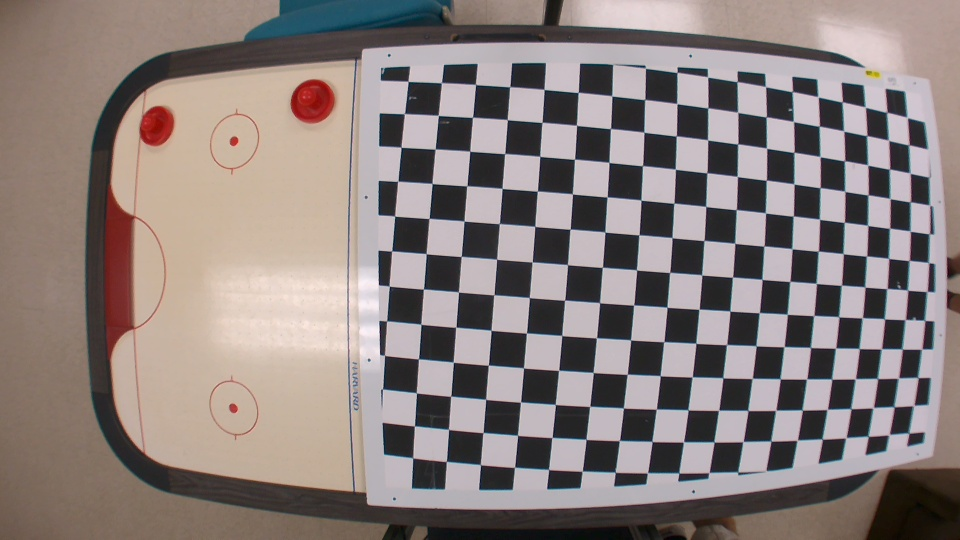
#> input picture 3.5frame1.jpg, 960 x 540 px, given in place of x-raw, format=(string)BGR ! appsink, which was not available
$ python rtp_undist_stream.py   (older library calls are emulated)
#> lines starting #> are read from the running program, lines starting #| are printed output that depends on the picture
import sys
import cv2
import argparse
import threading
import time
import os
import numpy as np
import imutils
from collections import deque

verbose = True

# Define the input stream for gstreamer
def gstreamer_in(width=1920, height=1080, fps=60):
    pipeinParams = \
        f"nvarguscamerasrc ! " \
        f"video/x-raw(memory:NVMM), width={width}, height={height}, format=(string)NV12, framerate={fps}/1 ! " \
        f"nvvidconv flip-method=0 ! "\
        f"video/x-raw, width=1920, height=1080, format=(string)BGRx ! " \
        f"videoconvert ! " \
        f"video/x-raw, format=(string)BGR ! " \
        f"appsink"
    return (pipeinParams)

# Define the output stream for gstreamer
def gstreamer_out(host, port):
    pipeoutParams = \
        f"appsrc ! " \
        f"video/x-raw, format=BGR ! " \
        f"queue ! " \
        f"videoconvert ! " \
        f"video/x-raw,format=BGRx ! " \
        f"nvvidconv ! " \
        f"nvv4l2h264enc ! " \
        f"h264parse ! " \
        f"rtph264pay pt=96 config-interval=1 ! " \
        f"udpsink host={host} port={port}"
    return (pipeoutParams)

def parse_args():
    global inputhost, inputport, directory, buffer
    global pts
    global hueL, hueU, satL, satU, valL, valU

    # greenLower = (65, 39, 46)
    # greenUpper = (85, 256, 226)

    parser = argparse.ArgumentParser(description='Run GStreamer RTP stream')
    parser.add_argument('-i', '--host', default="0.0.0.0", help="Host's port\n(Default: 0.0.0.0)")
    parser.add_argument('-p', '--port', default="5004", help="Host's port\n(Default: 5004)")
    parser.add_argument('-d', '--directory', default="./Images", help="Directory to save images\n(Default: ./Images)")
    parser.add_argument("-b", "--buffer", type=int, default=64, help="Max buffer size\n(Default: 64)")
    parser.add_argument("-hl", "--hueL", type=int, default=65, help="Hue lower bound\n(Default: 65)")
    parser.add_argument("-hu", "--hueU", type=int, default=85, help="Hue upper bound\n(Default: 85)")
    parser.add_argument("-sl", "--satL", type=int, default=39, help="Saturation lower bound\n(Default: 39)")
    parser.add_argument("-su", "--satU", type=int, default=256, help="Saturation upper bound\n(Default: 256)")
    parser.add_argument("-vl", "--valL", type=int, default=46, help="Value lower bound\n(Default: 46)")
    parser.add_argument("-vu", "--valU", type=int, default=226, help="Value upper bound\n(Default: 226)")
    args = parser.parse_args()
    inputhost = args.host
    inputport = args.port
    directory = args.directory
    buffer = args.buffer
    pts = deque(maxlen=buffer)
    hueL, hueU, satL, satU, valL, valU = args.hueL, args.hueU, args.satL, args.satU, args.valL, args.valU

    print(f'Host: {inputhost}\nPort: {inputport}')

# [20 lines left out: functions capture_img, getDistortLUT, not called in this run]

# Function to create a look up table for distortion correction
def genDistortLUT(height, width):
    intrinsic = np.array([[1199.17733051303,    0.00000000000, 985.626449326511],
                          [   0.00000000000, 1199.46005470673, 508.709722436638],
                          [   0.00000000000,    0.00000000000,   1.000000000000]])
    distortion = np.array([-0.337537993348494, 0.111347442559380, 0.0, 0.0, 0.0])

    height = int(height)
    width = int(width)

    # Generate new camera matrix from parameters
    newcameramatrix, roi = cv2.getOptimalNewCameraMatrix(intrinsic, distortion, (width, height), 0)

    # Generate look-up tables for remapping the camera image
    mapx, mapy = cv2.initUndistortRectifyMap(intrinsic, distortion, None, newcameramatrix, (width, height), cv2.CV_16SC2)
    # cv2.convertMaps(mapx, mapy, cv2.CV_32FC1)

    print(roi)

    return (mapx, mapy)

# Function to undistort the image using the look up table
def undistort_img(image, lutmapx, lutmapy):
    undist = cv2.remap(image, lutmapx, lutmapy, cv2.INTER_LINEAR)
    return undist

# Filter the image based on the hue, saturation, and value
# [57 lines left out: functions color_track, edge_detect, not called in this run]

def background_subtract(image):
    background_sub = cv2.createBackgroundSubtractorMOG2()
    removed_bg = background_sub.apply(image)
    return removed_bg

def read_cam():
    global img, stop_thread

    # First iteration of the while loop = true
    firstloop = True

    # Stop any running threads = false
    stop_thread = False

    # Read Gstreamer pipeline into OpenCV (pipein)
    cap = cv2.VideoCapture(gstreamer_in(), cv2.CAP_GSTREAMER)

    # Get the width, height and fps of the stream and print it to the console
    w = cap.get(cv2.CAP_PROP_FRAME_WIDTH)
    h = cap.get(cv2.CAP_PROP_FRAME_HEIGHT)
    fps = cap.get(cv2.CAP_PROP_FPS)
    print(f'\n--------------------------------------------------\n' \
          f'Src opened, {w}x{h} @ {fps} fps' \
          f'\n--------------------------------------------------\n')

    # Create a look up table for distortion correction
    lutmapx, lutmapy = genDistortLUT(h, w)

    # Write OpenCV frames to Gstreamer stream (pipeout)
    gst_out = gstreamer_out(host=inputhost, port=inputport)
    out = cv2.VideoWriter(gst_out, cv2.CAP_GSTREAMER, 0, float(fps), (int(w), int(h)))

    if not out.isOpened():
        print('\n--------------------------------------------------\n' \
              'Failed to open output' \
              '\n--------------------------------------------------\n')
        exit()

    if cap.isOpened():
        # Give the camera time to warm up
        time.sleep(2.0)
        while True:
            try:
                ret_val, img = cap.read()
#> img is the input picture: shape (540, 960, 3); mean B, G, R 124.6, 127.1, 138.3

                if not ret_val:
                    break

                if verbose:
                    undist_time_init = time.time()
                # Undistort the image
                undist_img = undistort_img(img, lutmapx, lutmapy)
#> in undistort_img, `undist = cv2.remap(image, lutmapx, lutmapy, cv2.INTER_LINEAR)`:
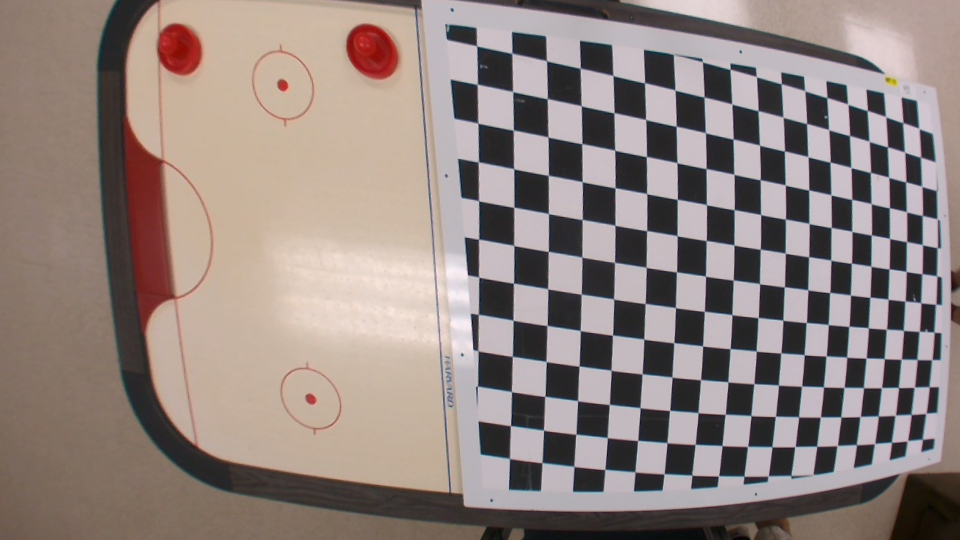
#> undist: shape (540, 960, 3); mean B, G, R 127.2, 131.6, 145
                if verbose:
                    print(f'[INFO] Undistort time: {(time.time() - undist_time_init) * 1000} ms')

                # Background subtraction
                if verbose:
                    bg_sub_time_init = time.time()
                bg_sub_img = background_subtract(undist_img)
#> in background_subtract, `removed_bg = background_sub.apply(image)`: removed_bg: shape (540, 960); every value is 127
                if verbose:
                    print(f'[INFO] Background subtraction time: {(time.time() - bg_sub_time_init) * 1000} ms')

                # [13 lines of commented-out code are left out]

                out.write(bg_sub_img)
                cv2.waitKey(1)
            except KeyboardInterrupt:
                break
    else:
        print("pipeline open failed")

    print("successfully exit")

if __name__ == '__main__':
    parse_args()
    read_cam()

$ run again, on 3.5frame2.jpg
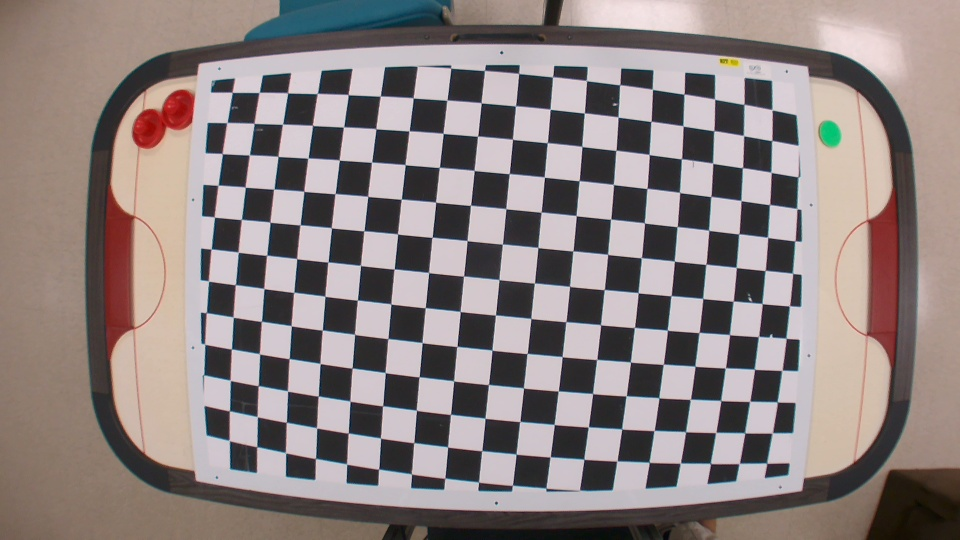
#> input picture 3.5frame2.jpg, 960 x 540 px, given in place of x-raw, format=(string)BGR ! appsink, which was not available
#> in read_cam, img is the input picture: shape (540, 960, 3); mean B, G, R 128.3, 129.4, 140.4
#> in undistort_img, `undist = cv2.remap(image, lutmapx, lutmapy, cv2.INTER_LINEAR)`:
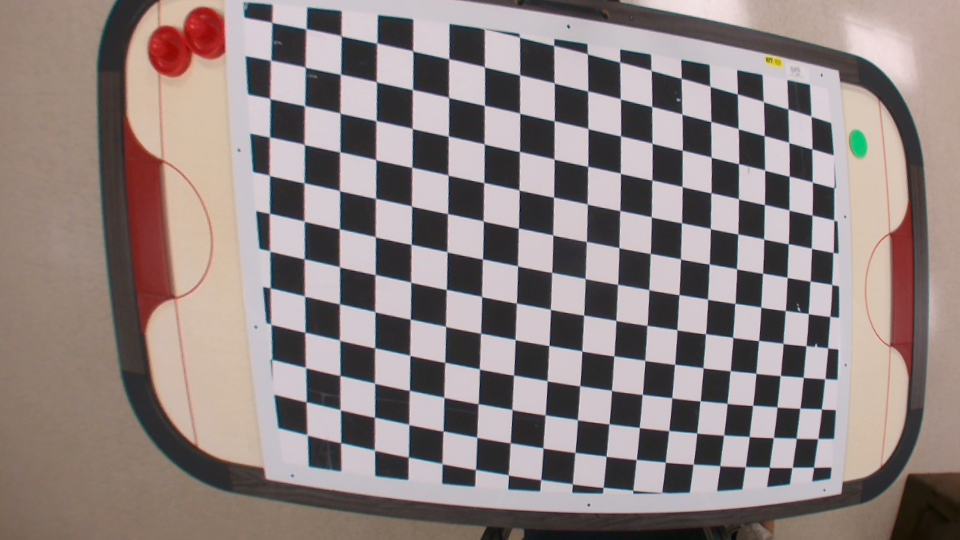
#> undist: shape (540, 960, 3); mean B, G, R 128.6, 130.1, 142.2
#> removed_bg: shape (540, 960); every value is 127

$ run again, on 3.5frame3.jpg
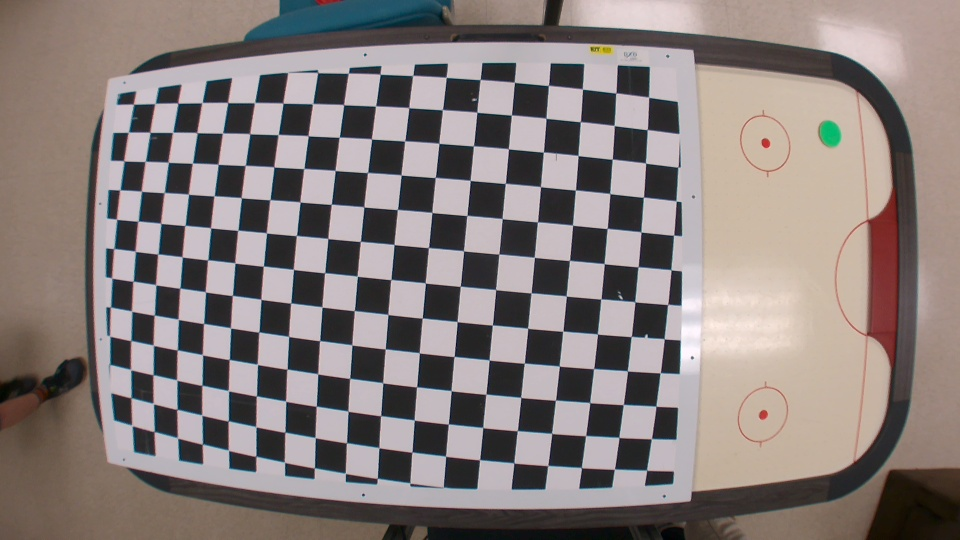
#> input picture 3.5frame3.jpg, 960 x 540 px, given in place of x-raw, format=(string)BGR ! appsink, which was not available
#> in read_cam, img is the input picture: shape (540, 960, 3); mean B, G, R 123.6, 125.7, 135.5
#> in undistort_img, `undist = cv2.remap(image, lutmapx, lutmapy, cv2.INTER_LINEAR)`:
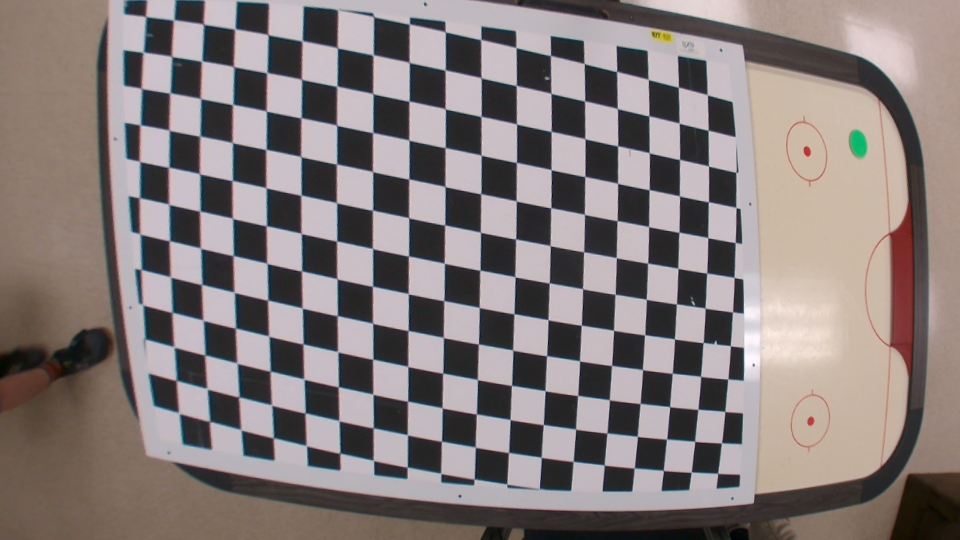
#> undist: shape (540, 960, 3); mean B, G, R 122.9, 124.1, 133.4
#> removed_bg: shape (540, 960); every value is 127

$ run again, on 3.5frame4.jpg
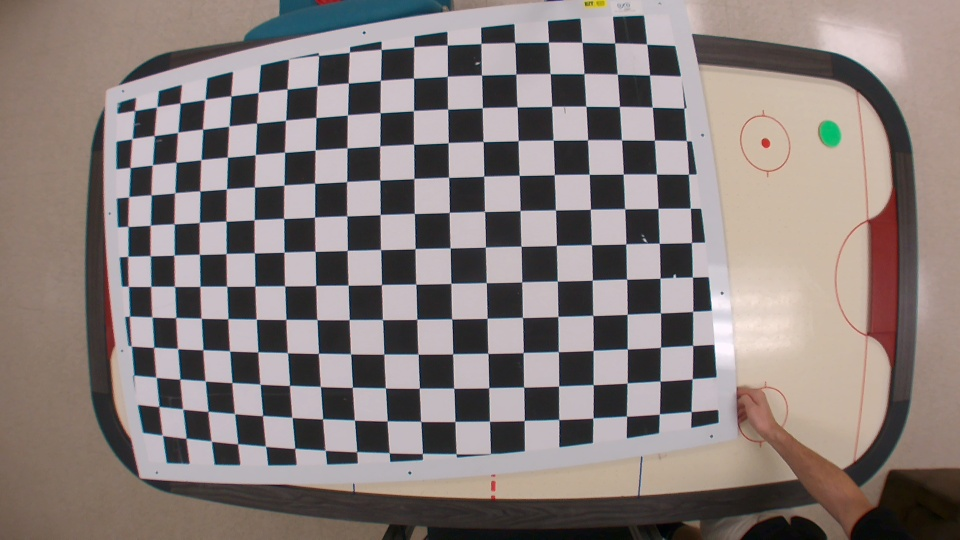
#> input picture 3.5frame4.jpg, 960 x 540 px, given in place of x-raw, format=(string)BGR ! appsink, which was not available
#> in read_cam, img is the input picture: shape (540, 960, 3); mean B, G, R 122.3, 124.6, 134.7
#> in undistort_img, `undist = cv2.remap(image, lutmapx, lutmapy, cv2.INTER_LINEAR)`:
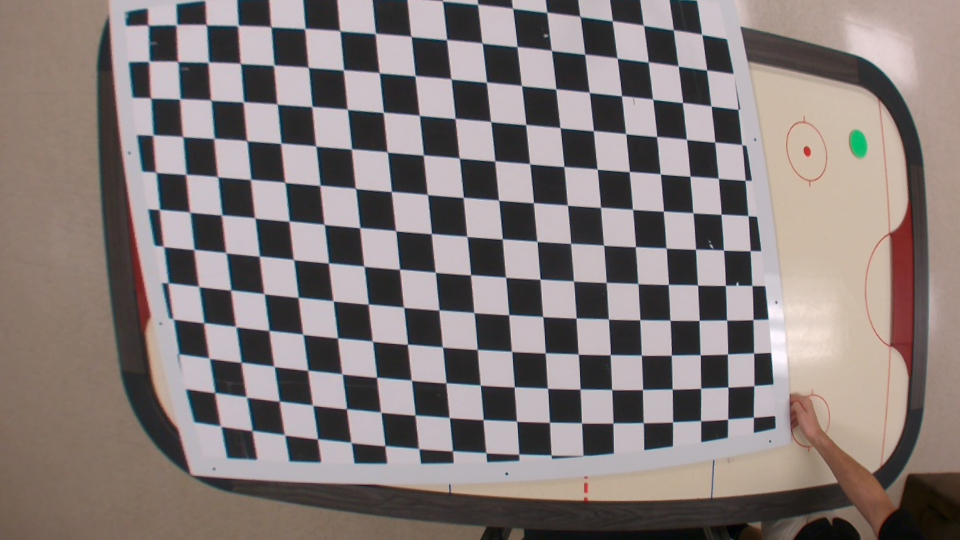
#> undist: shape (540, 960, 3); mean B, G, R 120.9, 122.5, 132.2
#> removed_bg: shape (540, 960); every value is 127
